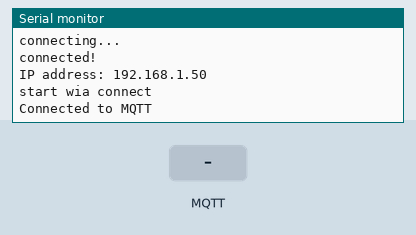
Simulated run of this sketch. Board: Arduino MKR. On the bench: the last lines printed to the serial monitor. The test bench sets the inputs (shaded band). WiFi joins after 1.5 s; servers stay silent unless stated; no MQTT or app messages arrive unless stated.

Above: at 9.4 s.
9.5 s: MQTT message "1" arrives on the first subscribed topic
At 10.5 s:
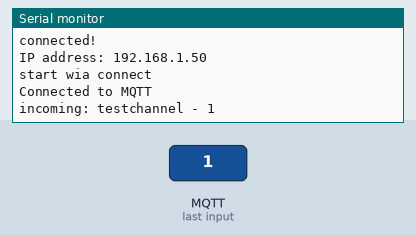
11.1 s: MQTT message "on" arrives on the first subscribed topic
At 12.5 s:
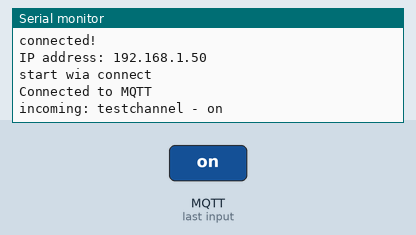
13.2 s: MQTT message "off" arrives on the first subscribed topic
At 14.3 s:
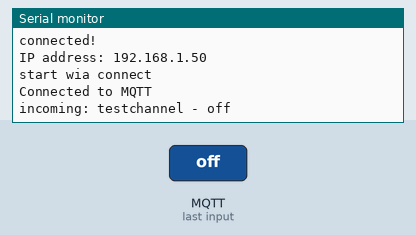

Measured:
- after the input at 9.5 s, the serial monitor: prints a new line after 0.16 s (image 1)
- after the input at 11.1 s, the serial monitor: prints a new line after 0.66 s (image 2)
- after the input at 13.2 s, the serial monitor: prints a new line after 0.66 s (image 3)

The sketch:

TryWifi1010OnMqtt.ino
```cpp
#include <WiFiNINA.h>
#include <MQTT.h>

const char WIFI_SSID[] = "IoT"; // WiFI ssid
const char WIFI_PASS[] = "IoT4onderwijs"; //WiFI password

//WiFiSSLClient ipCloudStack;
WiFiClient wifiClient;
MQTTClient mqttClient;

int status = WL_IDLE_STATUS;

// Wia Cloud MQTT params
char mqttCloudServer[]     = "broker.shiftr.io";
int  mqttCloudPort         = 1883;

// get this from the wia dashboard. it should start with `d_sk`
char mqttCloudUsername[]   = "try";
char mqttCloudPassword[]   = "try";

// Wia API parameters
char server[] = "broker.shiftr.io";
const int mqttPort = 1883;  // Default MQTT port

//const String deviceId = "your-device-id";   // starts with dev_, found in Wia Dashboard

// Topics
String pingCommandTopic = "testchannel";//devices/" + deviceId + "/commands/ping/run";


void messageReceived(String &topic, String &payload) {
  Serial.println("incoming: " + topic + " - " + payload);
//  if (topic.equals(pingCommandTopic)) {
//    Serial.println("Sending ping...");
//    Serial.println("Pinged!");
//    // Start rotating
//    // wait 5 seconds for connection:
//    delay(5000);
//  }
}

void connect() {

 // check for the presence of the shield:
  if (WiFi.status() == WL_NO_SHIELD) {
    Serial.println("WiFi shield not present");
    // don't continue:
    while (true);
  }

  // attempt to connect to WiFi network:
  while ( status != WL_CONNECTED) {
    Serial.print("Attempting to connect to SSID: ");
    Serial.println(WIFI_SSID);
    // Connect to WPA/WPA2 network. Change this line if using open or WEP network:
    status = WiFi.begin(WIFI_SSID, WIFI_PASS);

    // wait 5 seconds for connection:
    delay(5000);
  }
  Serial.print("\nconnecting...");

  Serial.println("\nconnected!\n");
  Serial.print("\nIP address: ");
  Serial.println(WiFi.localIP());

  // You need to set the IP address directly.
  mqttClient.begin(mqttCloudServer, mqttCloudPort, wifiClient);

  Serial.println("start wia connect"); Serial.println();

  while (!mqttClient.connect("testchannel", mqttCloudUsername, mqttCloudPassword)) {
    Serial.print("*");
    delay(500);
  }

  Serial.println("Connected to MQTT");

  mqttClient.onMessage(messageReceived);

  mqttClient.subscribe(pingCommandTopic);
}

void setup() {
  Serial.begin(115200);

}

void loop() {
  mqttClient.loop();
  delay(1000);

  if (!wifiClient.connected()) {
    connect();
  }

}
```
